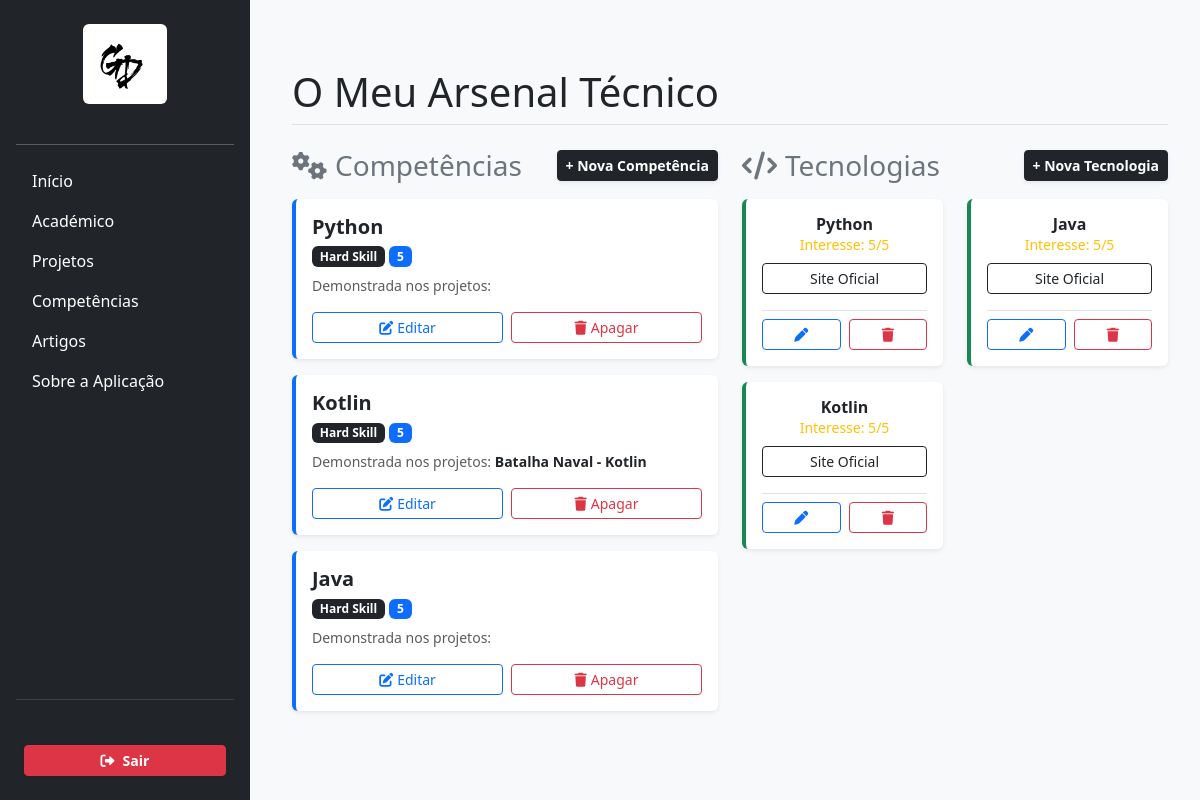
The page /competencias/ (signed in) on the database its author committed.
### portfolio/models.py (models this page shows, shortened)
class Competencia(models.Model):
    nome = models.CharField(max_length=50)
    nivel = models.CharField(max_length=50) # Ex: Iniciante, Intermédio, Avançado
    categoria = models.CharField(max_length=50) # Ex: Hard Skill, Soft Skill
    projetos = models.ManyToManyField(Projeto, related_name='competencias')

class Projeto(models.Model):
    titulo = models.CharField(max_length=100)
    descricao = models.TextField()
    conceitos_aplicados = models.TextField()
    imagem = models.ImageField(upload_to='projetos/', blank=True, null=True)
    video_demo = models.URLField(blank=True, null=True)
    github_link = models.URLField(blank=True, null=True)
    uc = models.ForeignKey(UC, on_delete=models.CASCADE, related_name='projetos')

class Tecnologia(models.Model):
    nome = models.CharField(max_length=50)
    logo = models.ImageField(upload_to='tecnologias/', blank=True, null=True)
    link_oficial = models.URLField()
    nivel_interesse = models.IntegerField() # Ex: 1 a 5
    descricao_destaque = models.TextField()
    projetos = models.ManyToManyField(Projeto, related_name='tecnologias')

### portfolio/views.py (the view)
# urls.py: path('competencias/', views.competencias, name='competencias'),
def competencias(request):
    lista_competencias = Competencia.objects.all()
    lista_tecnologias = Tecnologia.objects.all()
    gestor = is_gestor(request.user)
    context = {
        'competencias': lista_competencias,
        'tecnologias': lista_tecnologias,
        'is_gestor': gestor,
    }
    return render(request, 'portfolio/competencias.html', context)

### portfolio/views.py (called while the page is built)
def is_gestor(user):
    return user.is_authenticated and user.groups.filter(name='gestor-portfolio').exists()

### portfolio/templates/portfolio/competencias.html (shortened to what this page needs)
{% extends 'portfolio/layout.html' %}
{% block content %}
<div class="container mt-5">
    <h1 class="mb-4 border-bottom pb-2">O Meu Arsenal Técnico</h1>
    <div class="row">
        <div class="col-md-6">
            <div class="d-flex justify-content-between align-items-center mb-3">
                <h3 class="mb-0 text-secondary"><i class="fa-solid fa-gears me-2"></i>Competências</h3>
                <a href="{% url 'nova_competencia' %}" class="btn btn-sm btn-dark fw-bold shadow-sm">+ Nova Competência</a>
            </div>
            {% for comp in competencias %}
            <div class="card mb-3 shadow-sm border-0 border-start border-primary border-4">
                <div class="card-body">
                    <h5 class="fw-bold mb-1">{{ comp.nome }}</h5>
                    <span class="badge bg-dark">{{ comp.categoria }}</span>
                    <span class="badge bg-primary">{{ comp.nivel }}</span>
                    <p class="small text-muted mt-2 mb-0">Demonstrada nos projetos:
                        {% for projeto in comp.projetos.all %}
                            <span class="text-dark fw-bold">{{ projeto.titulo }}{% if not forloop.last %}, {% endif %}</span>
                        {% endfor %}
                    </p>
                </div>
                <div class="card-footer bg-transparent border-0 pt-0 pb-3">
                    <div class="d-flex gap-2">
                        <a href="{% url 'editar_competencia' comp.id %}" class="btn btn-sm btn-outline-primary w-50">
                            <i class="fa-solid fa-pen-to-square me-1"></i>Editar
                        </a>
                        <a href="{% url 'apagar_competencia' comp.id %}" class="btn btn-sm btn-outline-danger w-50">
                            <i class="fa-solid fa-trash me-1"></i>Apagar
                        </a>
                    </div>
                </div>
            </div>
            {% empty %}
            <div class="alert alert-info shadow-sm border-0">Ainda não tens competências. Clica no botão acima e carrega a arma!</div>
            {% endfor %}
        </div>
        <div class="col-md-6">
            <div class="d-flex justify-content-between align-items-center mb-3">
                <h3 class="mb-0 text-secondary"><i class="fa-solid fa-code me-2"></i>Tecnologias</h3>
                <a href="{% url 'nova_tecnologia' %}" class="btn btn-sm btn-dark fw-bold shadow-sm">+ Nova Tecnologia</a>
            </div>
            <div class="row">
                {% for tec in tecnologias %}
                <div class="col-6 mb-3">
                    <div class="card h-100 shadow-sm border-0 text-center p-3 border-start border-success border-4 d-flex flex-column">
                        <h6 class="fw-bold mb-0">{{ tec.nome }}</h6>
                        <div class="text-warning small mb-2">
                            Interesse: {{ tec.nivel_interesse }}/5
                        </div>
                        <a href="{{ tec.link_oficial }}" target="_blank" class="btn btn-sm btn-outline-dark mb-3">Site Oficial</a>
                        <div class="d-flex gap-2 border-top pt-2 mt-auto">
                            <a href="{% url 'editar_tecnologia' tec.id %}" class="btn btn-sm btn-outline-primary w-50">
                                <i class="fa-solid fa-pen"></i>
                            </a>
                            <a href="{% url 'apagar_tecnologia' tec.id %}" class="btn btn-sm btn-outline-danger w-50">
                                <i class="fa-solid fa-trash"></i>
                            </a>
                        </div>
                    </div>
                </div>
                {% empty %}
                <div class="col-12">
                    <div class="alert alert-warning shadow-sm border-0">Ainda não registaste tecnologias no site.</div>
                </div>
                {% endfor %}
            </div>
        </div>
    </div>
</div>
{% endblock %}

### portfolio/templates/portfolio/layout.html (style rules this page uses)
body { background-color: #f8f9fa; }

### rows shown on the page
Competencia: nome "Python", categoria "Hard Skill", nivel "5"
Competencia: nome "Kotlin", categoria "Hard Skill", nivel "5"
Projeto: titulo "Batalha Naval - Kotlin"
Competencia: nome "Java", categoria "Hard Skill", nivel "5"
Tecnologia: nome "Python", nivel_interesse "5"
Tecnologia: nome "Java", nivel_interesse "5"
Tecnologia: nome "Kotlin", nivel_interesse "5"
